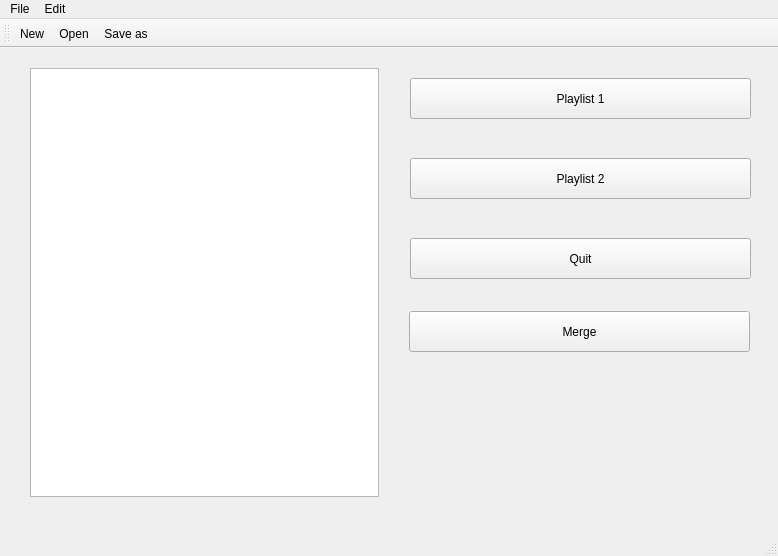
<?xml version="1.0" encoding="UTF-8"?>
<ui version="4.0">
 <class>MainWindow</class>
 <widget class="QMainWindow" name="MainWindow">
  <property name="geometry">
   <rect>
    <x>0</x>
    <y>0</y>
    <width>778</width>
    <height>556</height>
   </rect>
  </property>
  <property name="minimumSize">
   <size>
    <width>778</width>
    <height>556</height>
   </size>
  </property>
  <property name="maximumSize">
   <size>
    <width>778</width>
    <height>556</height>
   </size>
  </property>
  <property name="windowTitle">
   <string>MainWindow</string>
  </property>
  <widget class="QWidget" name="centralwidget">
   <widget class="QWidget" name="verticalLayoutWidget">
    <property name="geometry">
     <rect>
      <x>30</x>
      <y>70</y>
      <width>351</width>
      <height>431</height>
     </rect>
    </property>
    <layout class="QVBoxLayout" name="verticalLayout"/>
   </widget>
   <widget class="QPushButton" name="playlist2Button">
    <property name="geometry">
     <rect>
      <x>410</x>
      <y>110</y>
      <width>341</width>
      <height>41</height>
     </rect>
    </property>
    <property name="text">
     <string>Playlist 2</string>
    </property>
   </widget>
   <widget class="QPushButton" name="playlist1Button">
    <property name="geometry">
     <rect>
      <x>410</x>
      <y>30</y>
      <width>341</width>
      <height>41</height>
     </rect>
    </property>
    <property name="text">
     <string>Playlist 1</string>
    </property>
   </widget>
   <widget class="QTextEdit" name="textEdit">
    <property name="geometry">
     <rect>
      <x>30</x>
      <y>20</y>
      <width>349</width>
      <height>429</height>
     </rect>
    </property>
   </widget>
   <widget class="QPushButton" name="quitButton">
    <property name="geometry">
     <rect>
      <x>410</x>
      <y>190</y>
      <width>341</width>
      <height>41</height>
     </rect>
    </property>
    <property name="text">
     <string>Quit</string>
    </property>
   </widget>
   <widget class="QPushButton" name="MergeButton">
    <property name="geometry">
     <rect>
      <x>409</x>
      <y>263</y>
      <width>341</width>
      <height>41</height>
     </rect>
    </property>
    <property name="text">
     <string>Merge</string>
    </property>
   </widget>
  </widget>
  <widget class="QMenuBar" name="menubar">
   <property name="geometry">
    <rect>
     <x>0</x>
     <y>0</y>
     <width>778</width>
     <height>21</height>
    </rect>
   </property>
   <widget class="QMenu" name="menuFile">
    <property name="title">
     <string>File</string>
    </property>
    <addaction name="actionNew"/>
    <addaction name="actionOpen"/>
    <addaction name="actionSave_as"/>
    <addaction name="actionPrint"/>
    <addaction name="actionExit"/>
   </widget>
   <widget class="QMenu" name="menuEdit">
    <property name="title">
     <string>Edit</string>
    </property>
    <addaction name="actionCopy"/>
    <addaction name="actionPaste"/>
    <addaction name="actionCut"/>
    <addaction name="actionUndo"/>
    <addaction name="actionRedo"/>
   </widget>
   <addaction name="menuFile"/>
   <addaction name="menuEdit"/>
  </widget>
  <widget class="QStatusBar" name="statusbar"/>
  <widget class="QToolBar" name="toolBar">
   <property name="windowTitle">
    <string>toolBar</string>
   </property>
   <attribute name="toolBarArea">
    <enum>TopToolBarArea</enum>
   </attribute>
   <attribute name="toolBarBreak">
    <bool>false</bool>
   </attribute>
   <addaction name="actionNew"/>
   <addaction name="actionOpen"/>
   <addaction name="actionSave_as"/>
  </widget>
  <action name="actionNew">
   <property name="icon">
    <iconset>
     <normaloff>:/imgs/New.bmp</normaloff>:/imgs/New.bmp</iconset>
   </property>
   <property name="text">
    <string>New</string>
   </property>
  </action>
  <action name="actionOpen">
   <property name="icon">
    <iconset>
     <normaloff>:/imgs/Open.bmp</normaloff>:/imgs/Open.bmp</iconset>
   </property>
   <property name="text">
    <string>Open</string>
   </property>
  </action>
  <action name="actionSave_as">
   <property name="icon">
    <iconset>
     <normaloff>:/imgs/Save.bmp</normaloff>:/imgs/Save.bmp</iconset>
   </property>
   <property name="text">
    <string>Save as</string>
   </property>
  </action>
  <action name="actionPrint">
   <property name="text">
    <string>Print</string>
   </property>
  </action>
  <action name="actionExit">
   <property name="text">
    <string>Exit</string>
   </property>
  </action>
  <action name="actionCopy">
   <property name="text">
    <string>Copy</string>
   </property>
  </action>
  <action name="actionPaste">
   <property name="text">
    <string>Paste</string>
   </property>
  </action>
  <action name="actionCut">
   <property name="text">
    <string>Cut</string>
   </property>
  </action>
  <action name="actionUndo">
   <property name="text">
    <string>Undo</string>
   </property>
  </action>
  <action name="actionRedo">
   <property name="text">
    <string>Redo</string>
   </property>
  </action>
 </widget>
 <resources/>
 <connections/>
</ui>
